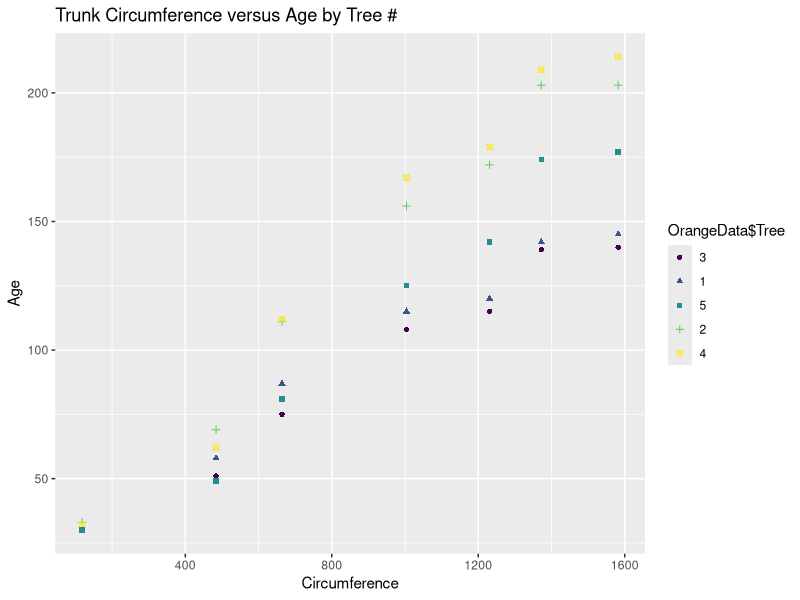
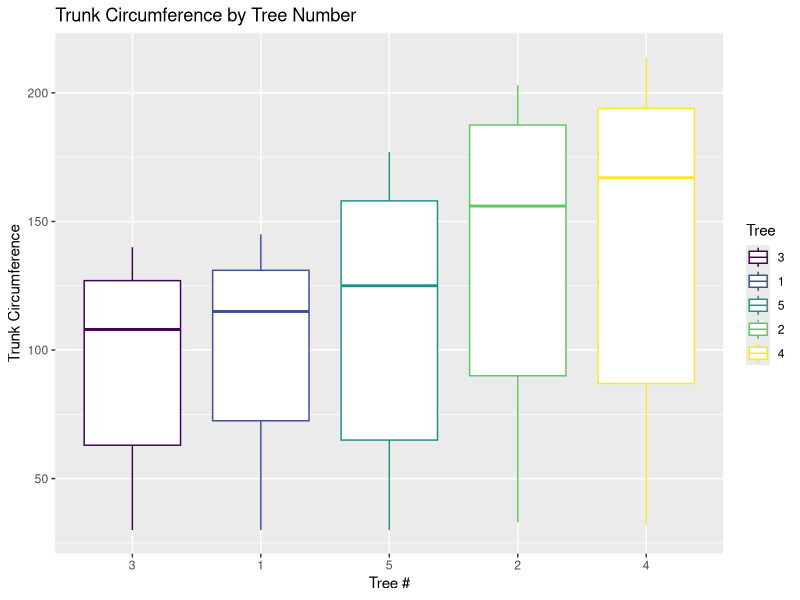

These charts were generated, in order, by the following R code:
OrangeData <- Orange
#We are going to use a SQL function to get answer to part A #
#sqldf::sqldf("Select Tree, avg(circumference), median(circumference) from OrangeData group by Tree")

# If you don't already have ggplot2 please install #
#install.packages("ggplot2")#
# With the below plot we are looking for a relationship between the circumference of the tree trunk and the age of the tree. #
library(ggplot2)
qplot(x = OrangeData$age, y = OrangeData$circumference, shape=OrangeData$Tree, xlab = "Circumference", ylab = "Age", main = "Trunk Circumference versus Age by Tree #", color = OrangeData$Tree)

# For the boxplot we use ggplot to generate Truck Circumference by Tree using different colors by tree #
ggplot(data = OrangeData, 
  aes(x = Tree,
    y = circumference,
    group = Tree)) + 
  geom_boxplot(
    aes(color = Tree)) +
  labs(x = "Tree #", y = "Trunk Circumference", title = "Trunk Circumference by Tree Number")